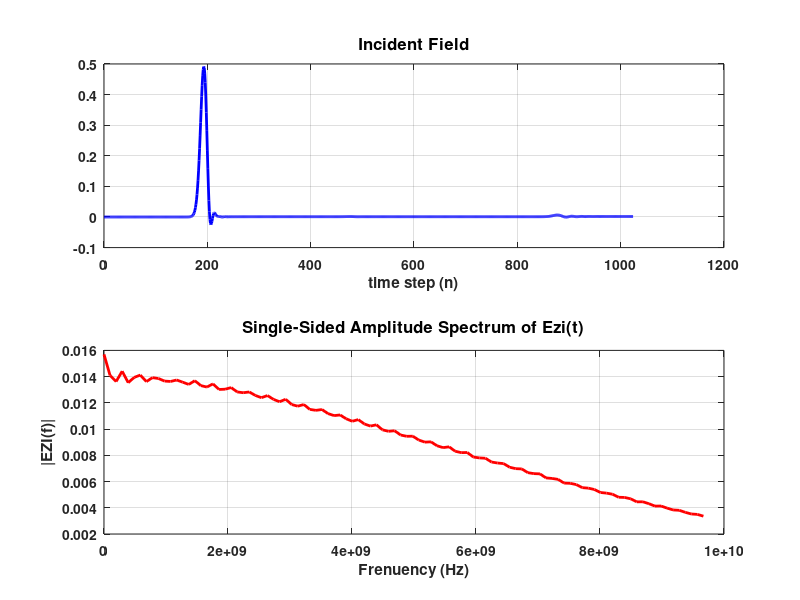
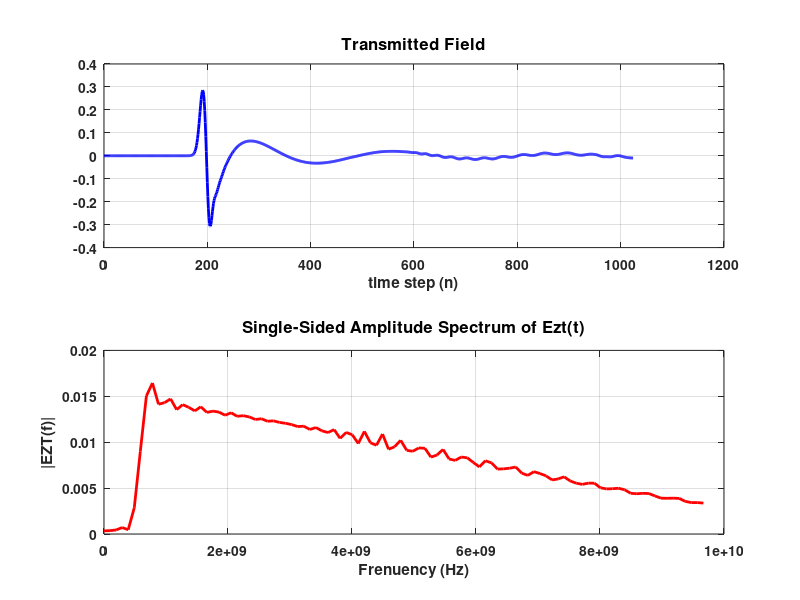
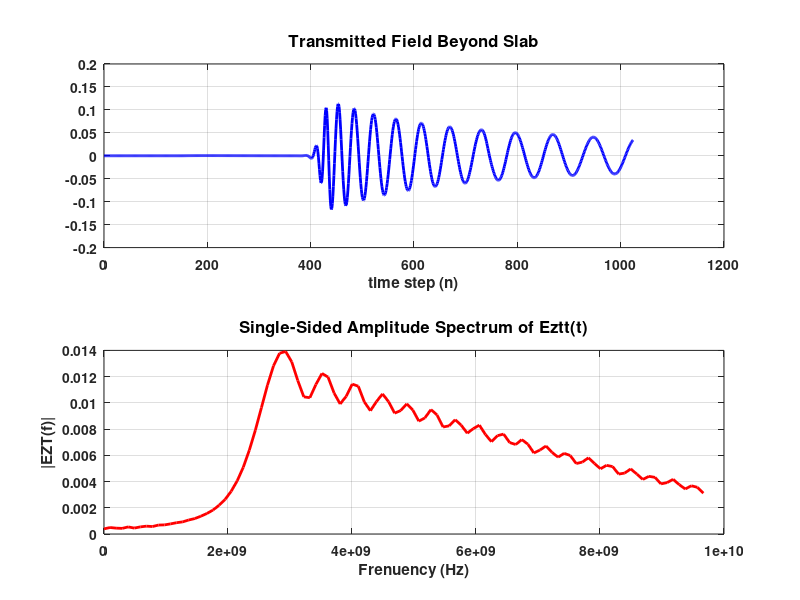
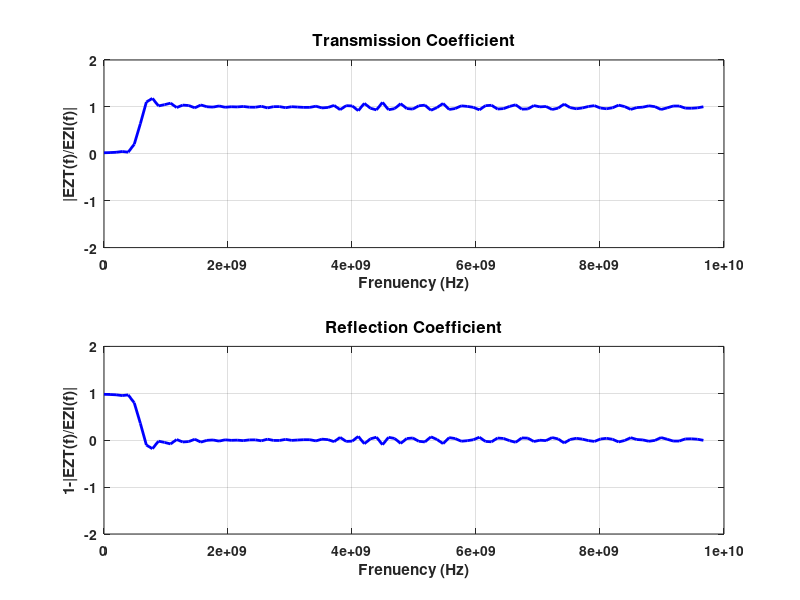

Source code (MATLAB) for these figures, in order: (Note: a time limit stopped this script after it produced the figures.)
clc
clear all

% Simulation parameters.
I = 256; % No. of spatial steps in i direction.
J = 256; % No. of spatial steps in j direction.
PMLw = 64; % Width of PML layer.
SlabLeft = round(J/3+PMLw); % Location of left end of Slab.
SlabRight = round(2*J/3+PMLw); % Location of right end of Slab
MaxTime = 4*J; % No. of time steps
PulseWidth = round(J/8); % Controls width of Gaussian Pulse
td = PulseWidth; % Temporal delay in pulse.
SaveFields = 1; % 0. No, 1. Yes.
SnapshotResolution = 1; % Snapshot resolution. 1 is best.
SnapshotInterval = 16; % Amount of time delay between snaps.
% Choice of source.
% 1. Gaussian 2. Sine wave 3. Ricker wavelet
SourceChoice = 1;
SourcePlane = 1; % Is the source a plane wave. 0. = Omni 1. Plane-wave.
SourceLocationX = I/2; % X Location of source. Only used for an omni-source.
SourceLocationY = PMLw+6; % Y Location of source.

% Constants.
c = 3e8;
pi = 3.141592654;
e0 = (1e-9)/(36*pi);
u0 = (1e-7)*4*pi;

dt = 0.5e-11;
delta = 3e-3;
Sc = c * dt/delta

l = PulseWidth*delta;
f = c/l
fmax = 1/(2*dt)
w = 2*pi*f;
k0 = w/c; % Free space wave number.
% Ricker wavelet parameters.
if SourceChoice == 3
    fp = f; % Peak frequency
    dr = PulseWidth*dt*2; % Delay
end

% Array sizes.
IEz = I;
JEz = J+2*PMLw;
IHx = I;
JHx = J+2*PMLw+1;
IHy = I;
JHy = J+2*PMLw;

% Initialization.
Ez = zeros(IEz, JEz, 3); % z-component of E-field
Dz = zeros(IEz, JEz, 3); % z-component of D
Hx = zeros(IHx, JHx, 3); % i-component of H-field
Bx = zeros(IHx, JHx, 3); % i-component of B
Hy = zeros(IHy, JHy, 3); % j-component of H-field
By = zeros(IHy, JHy, 3); % j-component of B

% Incident and Transmitted Fields.
Ezi = zeros(MaxTime, 1);
Ezt = zeros(MaxTime, 1);
Eztt = zeros(MaxTime, 1);
x1 = SlabLeft+1; % Position of observation.

% Refractive Index calculations.
Y1 = SlabLeft + 5;
y1 = Y1*delta;
Y2 = SlabLeft + 6;
y2 = Y2*delta;
Ezy1 = zeros(MaxTime, 1);
Ezy2 = zeros(MaxTime, 1);

einf = ones(IHx,JHx);
einf(:,SlabLeft:SlabRight) = 1; % einf(Drude) or er in slab.
uinf = ones(IHx,JHx);
uinf(:,SlabLeft:SlabRight) = 1; % uinf(Drude) or ur in slab.
wpesq = zeros(IHx,JHx);
wpesq(:,SlabLeft:SlabRight) = 2*w^2; % DNG(Drude) value of wpe squared in slab.
wpmsq = zeros(IHx,JHx);
wpmsq(:,SlabLeft:SlabRight) = 2*w^2; % DNG(Drude) value of wpm squared in slab.
ge = zeros(IHx,JHx);
%ge(:,SlabLeft:SlabRight) = w/32; % Electric collision frequency in slab.
gm = zeros(IHx,JHx);
%gm(:,SlabLeft:SlabRight) = w/32; % Magnetic collision frequency in slab.

ae0 = (4*dt^2)./(e0*(4*einf+dt^2*wpesq+2*dt*einf.*ge));
ae = (1/dt^2)*ae0;
be = (1/(2*dt))*ge.*ae0;
ce = (e0/dt^2)*einf.*ae0;
de = (-1*e0/4).*wpesq.*ae0;
ee = (1/(2*dt))*e0*einf.*ge.*ae0;
am0 = (4*dt^2)./(u0*(4*uinf+dt^2*wpmsq+2*dt*uinf.*gm));
am = (1/dt^2)*am0;
bm = (1/(2*dt))*gm.*am0;
cm = (u0/dt^2)*uinf.*am0;
dm = (-1*u0/4).*wpmsq.*am0;
em = (1/(2*dt))*u0*uinf.*gm.*am0;

% PML arrays.
PsiEzX = zeros(IEz, JEz);
PsiEzY = zeros(IEz, JEz);
PsiHyX = zeros(IHy, JHy);
PsiHxY = zeros(IHx, JHx);

% PML parameters.
kapp = 1;
a = 0.0004;
sig = 0.045;
kappe = 1.5;
kappm = 1.5;
% Electric.
kappex = kapp;
kappey = kapp;
aex = a;
aey = a;
sigex = 0;
sigey = sig;
bex = exp(-1*(aex/e0+sigex/(kappex*e0))*dt);
bey = exp(-1*(aey/e0+sigey/(kappey*e0))*dt);
Cex = (bex-1)*sigex/(sigex*kappex+kappe^2*aex);
Cey = (bey-1)*sigey/(sigey*kappey+kappe^2*aey);
% Magnetic.
kappmx = kapp;
kappmy = kapp;
amx = a;
amy = a;
sigmx = 0;
sigmy = u0/e0*sig;
bmx = exp(-1*(amx/u0+sigmx/(kappmx*u0))*dt);
bmy = exp(-1*(amy/u0+sigmy/(kappmy*u0))*dt);
Cmx = (bmx-1)*sigmx/(sigmx*kappmx+kappm^2*amx);
Cmy = (bmy-1)*sigmy/(sigmy*kappmy+kappm^2*amy);

if SaveFields == 1
    EzSnapshots = zeros(IEz/SnapshotResolution, (JEz)/SnapshotResolution, MaxTime/SnapshotInterval); % Data for plotting.
    frame = 1;
end

np = 1;
n0 = 2;
nf = 3;
linecount = 0;
% Outer loop for time-stepping.
fprintf ( 1, '\rDry run started! \n');
tic
% Test loop for incident field in free space.
for n = 0:MaxTime
    
    % Progress indicator.
    if mod(n,2) == 0
        fprintf(1, repmat('\b',1,linecount));
        linecount = fprintf(1, '%g %%', (n*100)/MaxTime );
    end
    
    % ========================= Bx and Hx =============================
    % Hx Psi array.
    i=1:IHx;
    j=2:JHx-1;
    PsiHxY(i,j) = (Cmy/delta)*(-Ez(i,j,n0) + Ez(i,j-1,n0)) + bmy*PsiHxY(i,j);
    % Bx in normal space.
    j=(2+PMLw):(JHx-PMLw-1);
    Bx(i,j,nf) = Bx(i,j,n0) + (-Ez(i,j,n0) + Ez(i,j-1,n0)) * dt/delta;
    if PMLw > 0
        % Bx in lower PML layer.
        j=2:PMLw+1;
        Bx(i,j,nf) = Bx(i,j,n0) + dt*((1/kappmy)*(-Ez(i,j,n0) + Ez(i,j-1,n0)) * 1/delta + PsiHxY(i,j));
        % Bx in upper PML layer.
        j=JHx-PMLw:JHx-1;
        Bx(i,j,nf) = Bx(i,j,n0) + dt*((1/kappmy)*(-Ez(i,j,n0) + Ez(i,j-1,n0)) * 1/delta + PsiHxY(i,j));
    end
    Hx(:,:,nf) = Bx(:,:,nf)./(u0*uinf);
    
    % ========================= By and Hy =============================
    % Hy Psi array.
    i=1:IHy-1;
    j=1:JHy;
    PsiHyX(i,j) = (Cmx/delta)*(Ez(i+1,j,n0)-Ez(i,j,n0)) + bmx*PsiHyX(i,j);
    PsiHyX(IHy,j) = (Cmx/delta)*(Ez(1,j,n0)-Ez(IHy,j,n0)) + bmx*PsiHyX(IHy,j);
    % By in normal space.
    j=(1+PMLw):JHy-PMLw;
    By(i,j,nf) = By(i,j,n0) + (Ez(i+1,j,n0) - Ez(i,j,n0)) * dt/delta;
    By(IHy,j,nf) = By(IHy,j,n0) + (Ez(1,j,n0) - Ez(IHy,j,n0)) * dt/delta; % PBC
    if PMLw > 0
        % By in lower PML layer.
        j=1:PMLw;
        By(i,j,nf) = By(i,j,n0) + dt*((1/kappmx)*(Ez(i+1,j,n0) - Ez(i,j,n0)) * 1/delta + PsiHyX(i,j));
        By(IHy,j,nf) = By(IHy,j,n0) + dt*((1/kappmx)*(Ez(1,j,n0) - Ez(IHy,j,n0)) * 1/delta + PsiHyX(IHy,j)); % PBC
        % By in upper PML layer.
        j=JHy-PMLw+1:JHy;
        By(i,j,nf) = By(i,j,n0) + dt*((1/kappmx)*(Ez(i+1,j,n0) - Ez(i,j,n0)) * 1/delta + PsiHyX(i,j));
        By(IHy,j,nf) = By(IHy,j,n0) + dt*((1/kappmx)*(Ez(1,j,n0) - Ez(IHy,j,n0)) * 1/delta + PsiHyX(IHy,j)); % PBC
    end
    Hy(:,:,nf) = By(:,:,nf)./(u0*uinf(:,1:JHy));
    
    % ========================= Dz and Ez =============================
    % Psi arrays.
    i=2:IEz;
    j=1:JEz;
    PsiEzX(i,j) = (Cex/delta)*(Hy(i,j,nf)-Hy(i-1,j,nf)) + bex*PsiEzX(i,j);
    PsiEzX(1,j) = (Cex/delta)*(Hy(1,j,nf)-Hy(IEz,j,nf)) + bex*PsiEzX(1,j); % PBC
    PsiEzY(i,j) = (Cey/delta)*(-Hx(i,j+1,nf)+Hx(i,j,nf)) + bey*PsiEzY(i,j);
    PsiEzY(1,j) = (Cey/delta)*(-Hx(1,j+1,nf)+Hx(1,j,nf)) + bey*PsiEzY(1,j); % PBC
    % Dz in Normal Space.
    j=(1+PMLw):(JEz-PMLw);
    Dz(i,j,nf) = Dz(i,j,n0) + (Hy(i,j,nf)-Hy(i-1,j,nf)-Hx(i,j+1,nf)+Hx(i,j,nf)) * dt/delta;
    Dz(1,j,nf) = Dz(1,j,n0) + (Hy(1,j,nf)-Hy(IEz,j,nf)-Hx(1,j+1,nf)+Hx(1,j,nf)) * dt/delta; % PBC
    if PMLw > 0
        % Dz in lower PML layer.
        j=1:PMLw;
        Dz(i,j,nf) = Dz(i,j,n0) + dt*(((1/kappex)*(Hy(i,j,nf)-Hy(i-1,j,nf))+(1/kappey)*(-Hx(i,j+1,nf)+Hx(i,j,nf))) * 1/delta + PsiEzX(i,j) + PsiEzY(i,j));
        Dz(1,j,nf) = Dz(1,j,n0) + dt*(((1/kappex)*(Hy(1,j,nf)-Hy(IEz,j,nf))+(1/kappey)*(-Hx(1,j+1,nf)+Hx(1,j,nf))) * 1/delta + PsiEzX(1,j) + PsiEzY(1,j)); % PBC
        % Dz in upper PML layer.
        j=JEz-PMLw+1:JEz;
        Dz(i,j,nf) = Dz(i,j,n0) + dt*(((1/kappex)*(Hy(i,j,nf)-Hy(i-1,j,nf))+(1/kappey)*(-Hx(i,j+1,nf)+Hx(i,j,nf))) * 1/delta + PsiEzX(i,j) + PsiEzY(i,j));
        Dz(1,j,nf) = Dz(1,j,n0) + dt*(((1/kappex)*(Hy(1,j,nf)-Hy(IEz,j,nf))+(1/kappey)*(-Hx(1,j+1,nf)+Hx(1,j,nf))) * 1/delta + PsiEzX(1,j) + PsiEzY(1,j)); % PBC
    end
    Ez(:,:,nf) = Dz(:,:,nf)./(e0*einf(:,1:JEz));
    
    % ====================== Source ===================
    if SourcePlane == 1
        i = 1:IEz;
        j = SourceLocationY;        
    else
        i = SourceLocationX;
        j = SourceLocationY;
    end
    % Source.
    if SourceChoice == 1
        Ez(i,j,nf) = Ez(i,j,nf) + exp( -1*((n-td)/(PulseWidth/4))^2 ) * Sc;
    elseif SourceChoice == 2
        Ez(i,j,nf) = Ez(i,j,nf) + sin(2*pi*f*(n)*dt) * Sc;
    elseif SourceChoice == 3
        Ez(i,j,nf) = Ez(i,j,nf) + (1-2*(pi*fp*(n*dt-dr))^2)*exp(-1*(pi*fp*(n*dt-dr))^2) * Sc;
    end
    Dz(i,j,nf) = e0*Ez(i,j,nf);
    
    Ezi(n+1) = Ez(IEz/2,SlabLeft+1,nf); % Incident field is left of slab.
    
    if (SaveFields == 1 && mod(n, SnapshotInterval) == 0)
        EzSnapshots(:,:,n/SnapshotInterval+1) = Ez(1+(0:SnapshotResolution:(IEz-1)), 1+(0:SnapshotResolution:(JEz-1)), nf);
    end

    
    np = mod(np, 3)+1;
    n0 = mod(n0, 3)+1;
    nf = mod(nf, 3)+1;
end
fprintf ( 1, '\rDry run complete! \n');
toc
% Reinitialization of fields for actual simulation.
Ez = zeros(IEz, JEz, 3); % z-component of E-field
Dz = zeros(IEz, JEz, 3); % z-component of D
Hx = zeros(IHx, JHx, 3); % i-component of H-field
Bx = zeros(IHx, JHx, 3); % i-component of B
Hy = zeros(IHy, JHy, 3); % j-component of H-field
By = zeros(IHy, JHy, 3); % j-component of B

% Actual simulation with scatterer.
fprintf ( 1, 'Simulation started... \n');
np = 1;
n0 = 2;
nf = 3;
linecount = 0;
% Outer loop for time-stepping.
tic
% Test loop for incident field in free space.
for n = 0:MaxTime
    
    % Progress indicator.
    if mod(n,2) == 0
        fprintf(1, repmat('\b',1,linecount));
        linecount = fprintf(1, '%g %%', (n*100)/MaxTime );
    end
    
    % ========================= Bx and Hx =============================
    % Hx Psi array.
    i=1:IHx;
    j=2:JHx-1;
    PsiHxY(i,j) = (Cmy/delta)*(-Ez(i,j,n0) + Ez(i,j-1,n0)) + bmy*PsiHxY(i,j);
    % Bx in normal space.
    j=(2+PMLw):(JHx-PMLw-1);
    Bx(i,j,nf) = Bx(i,j,n0) + (-Ez(i,j,n0) + Ez(i,j-1,n0)) * dt/delta;
    Hx(i,j,nf) = am(i,j).*(Bx(i,j,nf)-2*Bx(i,j,n0)+Bx(i,j,np))+bm(i,j).*(Bx(i,j,nf)-Bx(i,j,np))+cm(i,j).*(2*Hx(i,j,n0)-Hx(i,j,np))+dm(i,j).*(2*Hx(i,j,n0)+Hx(i,j,np))+em(i,j).*Hx(i,j,np);
    if PMLw > 0
        % Bx in lower PML layer.
        j=2:PMLw+1;
        Bx(i,j,nf) = Bx(i,j,n0) + dt*((1/kappmy)*(-Ez(i,j,n0) + Ez(i,j-1,n0)) * 1/delta + PsiHxY(i,j));
        Hx(i,j,nf) = Bx(i,j,nf)./(u0*uinf(i,j));
        % Bx in upper PML layer.
        j=JHx-PMLw:JHx-1;
        Bx(i,j,nf) = Bx(i,j,n0) + dt*((1/kappmy)*(-Ez(i,j,n0) + Ez(i,j-1,n0)) * 1/delta + PsiHxY(i,j));
        Hx(i,j,nf) = Bx(i,j,nf)./(u0*uinf(i,j));
    end
    
    % ========================= By and Hy =============================
    % Hy Psi array.
    i=1:IHy-1;
    j=1:JHy;
    PsiHyX(i,j) = (Cmx/delta)*(Ez(i+1,j,n0)-Ez(i,j,n0)) + bmx*PsiHyX(i,j);
    PsiHyX(IHy,j) = (Cmx/delta)*(Ez(1,j,n0)-Ez(IHy,j,n0)) + bmx*PsiHyX(IHy,j);
    % By in normal space.
    j=(1+PMLw):JHy-PMLw;
    By(i,j,nf) = By(i,j,n0) + (Ez(i+1,j,n0) - Ez(i,j,n0)) * dt/delta;
    By(IHy,j,nf) = By(IHy,j,n0) + (Ez(1,j,n0) - Ez(IHy,j,n0)) * dt/delta; % PBC
    i=1:IHy;
    Hy(i,j,nf) = am(i,j).*(By(i,j,nf)-2*By(i,j,n0)+By(i,j,np))+bm(i,j).*(By(i,j,nf)-By(i,j,np))+cm(i,j).*(2*Hy(i,j,n0)-Hy(i,j,np))+dm(i,j).*(2*Hy(i,j,n0)+Hy(i,j,np))+em(i,j).*Hy(i,j,np);
    if PMLw > 0
        % By in lower PML layer.
        i=1:IHy-1;
        j=1:PMLw;
        By(i,j,nf) = By(i,j,n0) + dt*((1/kappmx)*(Ez(i+1,j,n0) - Ez(i,j,n0)) * 1/delta + PsiHyX(i,j));
        By(IHy,j,nf) = By(IHy,j,n0) + dt*((1/kappmx)*(Ez(1,j,n0) - Ez(IHy,j,n0)) * 1/delta + PsiHyX(IHy,j)); % PBC
        i=1:IHy;
        Hy(i,j,nf) = By(i,j,nf)./(u0*uinf(i,j));
        % By in upper PML layer.
        i=1:IHy-1;
        j=JHy-PMLw+1:JHy;
        By(i,j,nf) = By(i,j,n0) + dt*((1/kappmx)*(Ez(i+1,j,n0) - Ez(i,j,n0)) * 1/delta + PsiHyX(i,j));
        By(IHy,j,nf) = By(IHy,j,n0) + dt*((1/kappmx)*(Ez(1,j,n0) - Ez(IHy,j,n0)) * 1/delta + PsiHyX(IHy,j)); % PBC
        i=1:IHy;
        Hy(i,j,nf) = By(i,j,nf)./(u0*uinf(i,j));
    end    
    
    % ========================= Dz and Ez =============================
    % Psi arrays.
    i=2:IEz;
    j=1:JEz;
    PsiEzX(i,j) = (Cex/delta)*(Hy(i,j,nf)-Hy(i-1,j,nf)) + bex*PsiEzX(i,j);
    PsiEzX(1,j) = (Cex/delta)*(Hy(1,j,nf)-Hy(IEz,j,nf)) + bex*PsiEzX(1,j); % PBC
    PsiEzY(i,j) = (Cey/delta)*(-Hx(i,j+1,nf)+Hx(i,j,nf)) + bey*PsiEzY(i,j);
    PsiEzY(1,j) = (Cey/delta)*(-Hx(1,j+1,nf)+Hx(1,j,nf)) + bey*PsiEzY(1,j); % PBC
    % Dz in Normal Space.
    j=(1+PMLw):(JEz-PMLw);
    Dz(i,j,nf) = Dz(i,j,n0) + (Hy(i,j,nf)-Hy(i-1,j,nf)-Hx(i,j+1,nf)+Hx(i,j,nf)) * dt/delta;
    Dz(1,j,nf) = Dz(1,j,n0) + (Hy(1,j,nf)-Hy(IEz,j,nf)-Hx(1,j+1,nf)+Hx(1,j,nf)) * dt/delta; % PBC
    i=1:IEz;
    Ez(i,j,nf) = ae(i,j).*(Dz(i,j,nf)-2*Dz(i,j,n0)+Dz(i,j,np))+be(i,j).*(Dz(i,j,nf)-Dz(i,j,np))+ce(i,j).*(2*Ez(i,j,n0)-Ez(i,j,np))+de(i,j).*(2*Ez(i,j,n0)+Ez(i,j,np))+ee(i,j).*Ez(i,j,np);
    if PMLw > 0
        % Dz in lower PML layer.
        i=2:IEz;
        j=1:PMLw;
        Dz(i,j,nf) = Dz(i,j,n0) + dt*(((1/kappex)*(Hy(i,j,nf)-Hy(i-1,j,nf))+(1/kappey)*(-Hx(i,j+1,nf)+Hx(i,j,nf))) * 1/delta + PsiEzX(i,j) + PsiEzY(i,j));
        Dz(1,j,nf) = Dz(1,j,n0) + dt*(((1/kappex)*(Hy(1,j,nf)-Hy(IEz,j,nf))+(1/kappey)*(-Hx(1,j+1,nf)+Hx(1,j,nf))) * 1/delta + PsiEzX(1,j) + PsiEzY(1,j)); % PBC
        i=1:IEz;
        Ez(i,j,nf) = Dz(i,j,nf)./(e0*einf(i,j));
        % Dz in upper PML layer.
        i=2:IEz;
        j=JEz-PMLw+1:JEz;
        Dz(i,j,nf) = Dz(i,j,n0) + dt*(((1/kappex)*(Hy(i,j,nf)-Hy(i-1,j,nf))+(1/kappey)*(-Hx(i,j+1,nf)+Hx(i,j,nf))) * 1/delta + PsiEzX(i,j) + PsiEzY(i,j));
        Dz(1,j,nf) = Dz(1,j,n0) + dt*(((1/kappex)*(Hy(1,j,nf)-Hy(IEz,j,nf))+(1/kappey)*(-Hx(1,j+1,nf)+Hx(1,j,nf))) * 1/delta + PsiEzX(1,j) + PsiEzY(1,j)); % PBC
        i=1:IEz;
        Ez(i,j,nf) = Dz(i,j,nf)./(e0*einf(i,j));
    end
            
    % ====================== Source ===================
    if SourcePlane == 1
        i = 1:IEz;
        j = SourceLocationY;        
    else
        i = SourceLocationX;
        j = SourceLocationY;
    end
    % Source.
    if SourceChoice == 1
        Ez(i,j,nf) = Ez(i,j,nf) + exp( -1*((n-td)/(PulseWidth/4))^2 ) * Sc;
    elseif SourceChoice == 2
        Ez(i,j,nf) = Ez(i,j,nf) + sin(2*pi*f*(n)*dt) * Sc;
    elseif SourceChoice == 3
        Ez(i,j,nf) = Ez(i,j,nf) + (1-2*(pi*fp*(n*dt-dr))^2)*exp(-1*(pi*fp*(n*dt-dr))^2) * Sc;
    end
    Dz(i,j,nf) = e0*Ez(i,j,nf);
    
    % Transmitted fields.
    Ezt(n+1) = Ez(IEz/2,SlabLeft+1,nf);
    Eztt(n+1) = Ez(IEz/2,SlabRight+10,nf);
    
    % Fields for calculation of refractive index.
    Ezy1(n+1) = Ez(IEz/2,Y1,nf);
    Ezy2(n+1) = Ez(IEz/2,Y2, nf);
    
    if (SaveFields == 1 && mod(n, SnapshotInterval) == 0)
        EzSnapshots(:,:,n/SnapshotInterval+1) = Ez(1+(0:SnapshotResolution:(IEz-1)), 1+(0:SnapshotResolution:(JEz-1)), nf);
    end
    
    np = mod(np, 3)+1;
    n0 = mod(n0, 3)+1;
    nf = mod(nf, 3)+1;
end
fprintf ( 1, '\rSimulation complete! \n');
toc
% Postprocessing.
Fs = 1/dt;                    % Sampling frequency
T = dt;                       % Sample time
L = length(Ezi);              % Length of signal
t = (0:L-1)*T;                % Time vector
fspan = 100;                  % Points to plot in frequency domain

figure(1)
subplot(211)
plot(Fs*t, Ezi, 'LineWidth', 2.0, 'Color', 'b')
set(gca, 'FontSize', 10, 'FontWeight', 'b')
title('Incident Field', 'FontSize', 12, 'FontWeight', 'b')
xlabel('time step (n)', 'FontSize', 11, 'FontWeight', 'b')
grid on
figure(2)
subplot(211)
plot(Fs*t, Ezt, 'LineWidth', 2.0, 'Color', 'b')
set(gca, 'FontSize', 10, 'FontWeight', 'b')
title('Transmitted Field', 'FontSize', 12, 'FontWeight', 'b')
xlabel('time step (n)', 'FontSize', 11, 'FontWeight', 'b')
grid on
figure(3)
subplot(211)
plot(Fs*t, Eztt, 'LineWidth', 2.0, 'Color', 'b')
set(gca, 'FontSize', 10, 'FontWeight', 'b')
title('Transmitted Field Beyond Slab', 'FontSize', 12, 'FontWeight', 'b')
xlabel('time step (n)', 'FontSize', 11, 'FontWeight', 'b')
grid on

NFFT = 2^nextpow2(L); % Next power of 2 from length of Exi
% Incident and Transmitted fields.
EZI = fft(Ezi,NFFT)/L;
EZT = fft(Ezt,NFFT)/L;
EZTT = fft(Eztt,NFFT)/L;
% Refractive index calculations.
EZY1 = fft(Ezy1,NFFT)/L;
EZY2 = fft(Ezy2,NFFT)/L;
f = Fs/2*linspace(0,1,NFFT/2+1);

% Plot single-sided amplitude spectrum.
figure(1)
subplot(212)
EZIp = 2*abs(EZI(1:NFFT/2+1));
plot(f(1:fspan), EZIp(1:fspan), 'LineWidth', 2.0, 'Color', 'r')
set(gca, 'FontSize', 10, 'FontWeight', 'b')
title('Single-Sided Amplitude Spectrum of Ezi(t)', 'FontSize', 12, 'FontWeight', 'b')
xlabel('Frenuency (Hz)', 'FontSize', 11, 'FontWeight', 'b')
ylabel('|EZI(f)|', 'FontSize', 11, 'FontWeight', 'b')
grid on
figure(2)
subplot(212)
EZTp = 2*abs(EZT(1:NFFT/2+1));
plot(f(1:fspan), EZTp(1:fspan), 'LineWidth', 2.0, 'Color', 'r')
set(gca, 'FontSize', 10, 'FontWeight', 'b')
title('Single-Sided Amplitude Spectrum of Ezt(t)', 'FontSize', 12, 'FontWeight', 'b')
xlabel('Frenuency (Hz)', 'FontSize', 11, 'FontWeight', 'b')
ylabel('|EZT(f)|', 'FontSize', 11, 'FontWeight', 'b')
grid on
figure(3)
subplot(212)
EZTTp = 2*abs(EZTT(1:NFFT/2+1));
plot(f(1:fspan), EZTTp(1:fspan), 'LineWidth', 2.0, 'Color', 'r')
set(gca, 'FontSize', 10, 'FontWeight', 'b')
title('Single-Sided Amplitude Spectrum of Eztt(t)', 'FontSize', 12, 'FontWeight', 'b')
xlabel('Frenuency (Hz)', 'FontSize', 11, 'FontWeight', 'b')
ylabel('|EZT(f)|', 'FontSize', 11, 'FontWeight', 'b')
grid on

% Transmission Coefficient.
figure(4)
subplot(211)
TAU = abs(EZT(1:NFFT/2+1)./EZI(1:NFFT/2+1));
plot(f(1:fspan), TAU(1:fspan), 'LineWidth', 2.0, 'Color', 'b')
set(gca, 'FontSize', 10, 'FontWeight', 'b')
title('Transmission Coefficient', 'FontSize', 12, 'FontWeight', 'b')
xlabel('Frenuency (Hz)', 'FontSize', 11, 'FontWeight', 'b')
ylabel('|EZT(f)/EZI(f)|', 'FontSize', 11, 'FontWeight', 'b')
ylim([-2 2])
axis 'auto i'
grid on
subplot(212)
plot(f(1:fspan), 1-TAU(1:fspan), 'LineWidth', 2.0, 'Color', 'b')
set(gca, 'FontSize', 10, 'FontWeight', 'b')
title('Reflection Coefficient', 'FontSize', 12, 'FontWeight', 'b')
xlabel('Frenuency (Hz)', 'FontSize', 11, 'FontWeight', 'b')
ylabel('1-|EZT(f)/EZI(f)|', 'FontSize', 11, 'FontWeight', 'b')
ylim([-2 2])
axis 'auto i'
grid on

% Refractive Index calculations.
nFDTD = (1/(1i*k0*(y1-y2))).*log(EZY2(1:NFFT/2+1)./EZY1(1:NFFT/2+1));
figure(5)
subplot(211)
plot(f(1:fspan), real(nFDTD(1:fspan)), 'LineWidth', 2.0, 'Color', 'b');
set(gca, 'FontSize', 10, 'FontWeight', 'b')
title('Refractive index re(n)', 'FontSize', 12, 'FontWeight', 'b')
xlabel('Frenuency (Hz)', 'FontSize', 11)
ylabel('re(n)', 'FontSize', 11)
grid on
subplot(212)
plot(f(1:fspan), imag(nFDTD(1:fspan)), 'LineWidth', 2.0, 'Color', 'r');
set(gca, 'FontSize', 10, 'FontWeight', 'b')
title('Refractive index im(n)', 'FontSize', 12, 'FontWeight', 'b')
xlabel('Frenuency (Hz)', 'FontSize', 11, 'FontWeight', 'b')
ylabel('im(n)', 'FontSize', 11, 'FontWeight', 'b')
grid on

if SaveFields == 1
    % Electric field snapshots.
    sizeS=size(EzSnapshots);
    for i=1:(MaxTime/SnapshotInterval)-1

        figure (6)
        mesh ( EzSnapshots (:, :, i) );
        view (4, 4)
        xlim([0 sizeS(2)])
        ylim([0 sizeS(1)])
        zlim([-1 1])
        %caxis([-0.1 0.6])
        xlabel ('j-axis')
        ylabel ('i-axis')
        %colorbar

        figure (7)
        mesh ( EzSnapshots (:, :, i) );
        view (0, 90)
        xlim([0 sizeS(2)])
        ylim([0 sizeS(1)])
        zlim([-10 10])
        %caxis([-0.1 0.6])
        xlabel ('j-axis')
        ylabel ('i-axis')
        %colorbar

    end
end
